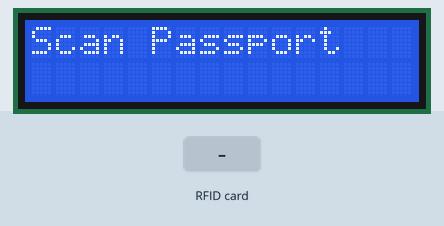
Simulated run of this sketch. Board: Arduino MKR. Shown: 16×2 character LCD. The test bench sets the inputs (shaded band). WiFi joins after 1.5 s; servers stay silent unless stated; uploads are accepted with an empty reply; what the sketch prints to the serial monitor is not drawn.

Above: at 12.7 s.
12.8 s: RFID card 5E 7A 19 C4 held to the reader
At 14.2 s:
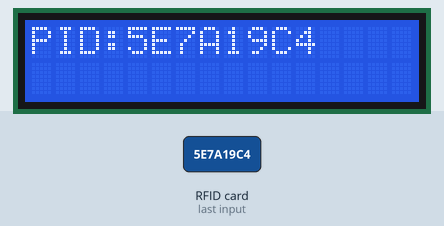
At 18.1 s:
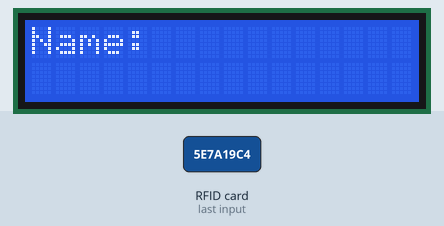
Timing chart, 0 to 19.6 s (numbered marks = the images above; inputs shaded):
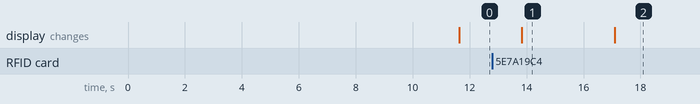

Measured:
- after the input at 12.8 s, the display: changes after 1.0 s (image 1)
- what the display in image 1 shows lasts 3.3 s, from 13.8 s to 17.1 s

The sketch:

SelfCheckIn.ino
```cpp
#include <SPI.h>
#include <MFRC522.h>
#include <WiFiNINA.h>
#include "DFRobot_RGBLCD1602.h"


// RFID pins
#define SS_PIN 10
#define RST_PIN 9
MFRC522 rfid(SS_PIN, RST_PIN);

// WiFi credentials
char ssid[] = "YC";
char pass[] = "yc123456";
int keyIndex = 0;
int status = WL_IDLE_STATUS;
const char* redirectHost = "script.googleusercontent.com";


const int colorR = 255;
const int colorG = 0;
const int colorB = 0;

unsigned long connectionTimeout = 20000;

WiFiSSLClient client; // Creates a client that can connect to a specified internet IP address.
DFRobot_RGBLCD1602 lcd(/*RGBAddr*/0x60 ,/*lcdCols*/16,/*lcdRows*/2);  //16 characters and 2 lines of show

int HTTP_PORT = 443;                      // HTTP port that web server uses. HTTPS is secure and is on port 443, while HTTP is unsecured and available on port 80.
String HTTP_METHOD = "GET";               // Request method (POST or GET)
char HOST_NAME[] = "script.google.com";   // Host name of web server
String PATH_NAME = "/macros/s/";
// Google Script URL

void setup() {
  Serial.begin(9600);
  while (!Serial);
  // Connect to WiFi
  enable_WiFi();
  connect_WiFi();
  Serial.println("Connected to WiFi");
  printWifiStatus();
  lcd.init();
}

void loop() {
  // Look for new RFID cards
  String PID = "";
  SPI.begin();
  rfid.PCD_Init();
  Serial.println("Scan your passport to CHECK IN...");
  display("Scan Passport");
  if (!rfid.PICC_IsNewCardPresent() || !rfid.PICC_ReadCardSerial()) {
    delay(1000); // No card detected; wait a bit
    return;
  }

  // Read the UID
  for (byte i = 0; i < rfid.uid.size; i++) {
    PID += String(rfid.uid.uidByte[i] < 0x10 ? "0" : ""); // Add leading 0 for single hex digits
    PID += String(rfid.uid.uidByte[i], HEX);
  }
  PID.toUpperCase();

  // Display the UID in Serial Monitor
  Serial.print("Card UID: ");
  Serial.println(PID);
  display_passport(PID);

  String Name= getname (PID);
  display_name(PID, Name);

  String Flight= getflight(PID);
  display_flightnumber(PID, Flight);

  // Construct the URL
  String url = PATH_NAME;
  url += "AKfycbyOVdDMWMUqByh_YGCmLszhEqq68JiCxNTL-H_vJcw3JvOohYVsaCdtZtuPx2_W7gZ-SA"; //Your Deployment ID
  url += "/exec?";
  url += "PID=";
  url += PID;
  url += "&Name=";
  url += Name;
  url += "&Flight=";
  url += Flight;


  Serial.print("Request URL: ");
  Serial.println(url);

  // Attempt to connect
  unsigned long startConnection = millis();
  while (!client.connect(HOST_NAME, HTTP_PORT)) {
    if (millis() - startConnection > connectionTimeout) {
      Serial.println("Connection timed out");
      return;  // Exit if connection fails
    }
    delay(100);  // Small delay between retries
  }

  // Send HTTPS request
  Serial.println("Connected to server");
  client.println(HTTP_METHOD + " " + String (url) + String(" HTTP/1.1"));
  Serial.println(HTTP_METHOD + " " + String (url) + String(" HTTP/1.1"));
  client.println("Host: script.google.com");
  client.println("Connection: close");
  client.println();  // End of headers
  client.stop();     // Close connection
  Serial.println("Connection closed");
  display("Printing...");
  delay(5000);
}

void printWifiStatus() {
  // Print the SSID of the network you're attached to:
  Serial.print("SSID: ");
  Serial.println(WiFi.SSID());

  // Print your board's IP address:
  IPAddress ip = WiFi.localIP();
  Serial.print("IP Address: ");
  Serial.println(ip);

  // Print the received signal strength:
  long rssi = WiFi.RSSI();
  Serial.print("Signal strength (RSSI):");
  Serial.print(rssi);
  Serial.println(" dBm");
}

void enable_WiFi() {
  // Check for the WiFi module:
  if (WiFi.status() == WL_NO_MODULE) {
    Serial.println("Communication with WiFi module failed!");
    // Don't continue
    while (true);
  }

  String fv = WiFi.firmwareVersion();
  if (fv < "1.0.0") {
    Serial.println("Please upgrade the firmware");
  }
}

void connect_WiFi() {
  // Attempt to connect to WiFi network
  while (status != WL_CONNECTED) {
    Serial.print("Attempting to connect to SSID: ");
    Serial.println(ssid);
    status = WiFi.begin(ssid, pass);
    delay(10000); // Retry every 10 seconds
  }
}

void display(String message) {
  lcd.clear();
  lcd.setCursor(0, 0);  // Set position on LCD
  lcd.print(message);       // Print UID on LCD
}

void display_passport(String PID) {
  lcd.clear();
  lcd.setCursor(0, 0);  // Set position on LCD
  lcd.print("PID:");
  lcd.setCursor(4, 0);  // Set position on LCD
  lcd.print(PID);
  delay(3000);
}

void display_name(String PID, String Name) {
  lcd.clear();
  lcd.setCursor(0, 0);  // Set position on LCD
  lcd.print("Name:");
  lcd.setCursor(5, 0);  // Set position on LCD
  lcd.print(Name);
  delay(3000);
}

void display_flightnumber(String PID, String Flight) {
  lcd.clear();
  lcd.setCursor(0, 0);  // Set position on LCD
  lcd.print("FlightNB:");
  lcd.setCursor(9, 0);  // Set position on LCD
  lcd.print(Flight);
  delay(3000);
}

String getflight (String PID){
  String url = PATH_NAME;
  url += "AKfycbz2BL4XHYEio-ErssSh5oAS1lI1_Dj6chFcJqpbXgalQK4QYncRPuTZJadRTau3iCgnUg"; //Your Deployment ID
  url += "/exec?";
  url += "action=Flight";
  url += "&PID=";
  url += PID;

  // Fetch the response using fetchUrl
  Serial.println(url);
  String response = fetchUrl(HOST_NAME, url);

  if (response.indexOf("Moved Temporarily") > -1) {
    String redirectUrl = getRedirectUrl(response);
    int pathStart = redirectUrl.indexOf("/macros");
    String redirectPath = redirectUrl.substring(pathStart);
    response = fetchUrl(redirectHost, redirectPath);
  }

  Serial.println("\nRaw Response:");
  Serial.println(response);  // Print the raw response
  return response;
}

String getname (String PID){
  String url = PATH_NAME;
  url += "AKfycbz2BL4XHYEio-ErssSh5oAS1lI1_Dj6chFcJqpbXgalQK4QYncRPuTZJadRTau3iCgnUg"; //Your Deployment ID
  url += "/exec?";
  url += "action=Name";
  url += "&PID=";
  url += PID;

  // Fetch the response using fetchUrl
  Serial.println(url);
  String response = fetchUrl(HOST_NAME, url);

  if (response.indexOf("Moved Temporarily") > -1) {
    String redirectUrl = getRedirectUrl(response);
    int pathStart = redirectUrl.indexOf("/macros");
    String redirectPath = redirectUrl.substring(pathStart);
    response = fetchUrl(redirectHost, redirectPath);
  }

  Serial.println("\nRaw Response:");
  Serial.println(response);  // Print the raw response
  return response;
}

String readChunkedResponse() {
  String response = "";
  while (true) {
    String chunkSizeStr = "";
    while (client.available()) {
      char c = client.read();
      if (c == '\r') {
        client.read();
        break;
      }
      chunkSizeStr += c;
    }

    int chunkSize = hexToInt(chunkSizeStr);
    if (chunkSize == 0) break;

    for (int i = 0; i < chunkSize && client.available(); i++) {
      response += (char)client.read();
    }

    if (client.available()) client.read();
    if (client.available()) client.read();
  }
  return response;
}

String fetchUrl(const char* serverHost, String path) {
  if (!client.connect(serverHost, HTTP_PORT)) {
    Serial.println("Connection failed");
    return "";
  }

  Serial.println("Connected to server");

  client.print("GET ");
  client.print(path);
  client.println(" HTTP/1.1");
  client.print("Host: ");
  client.println(serverHost);
  client.println("User-Agent: ArduinoWiFi/1.1");
  client.println("Connection: close");
  client.println();

  while (!client.available()) {
    delay(100);
  }

  bool isChunked = false;
  while (client.available()) {
    String line = client.readStringUntil('\n');
    if (line.indexOf("Transfer-Encoding: chunked") >= 0) {
      isChunked = true;
    }
    if (line == "\r") break;
  }

  String response = isChunked ? readChunkedResponse() : "";
  client.stop();
  return response;
}

int hexToInt(String hex) {
  return strtol(hex.c_str(), NULL, 16);
}

String getRedirectUrl(String response) {
  int startIndex = response.indexOf("HREF=\"") + 6;
  int endIndex = response.indexOf("\"", startIndex);
  String url = response.substring(startIndex, endIndex);
  url.replace("&amp;", "&");
  return url;
}
```
